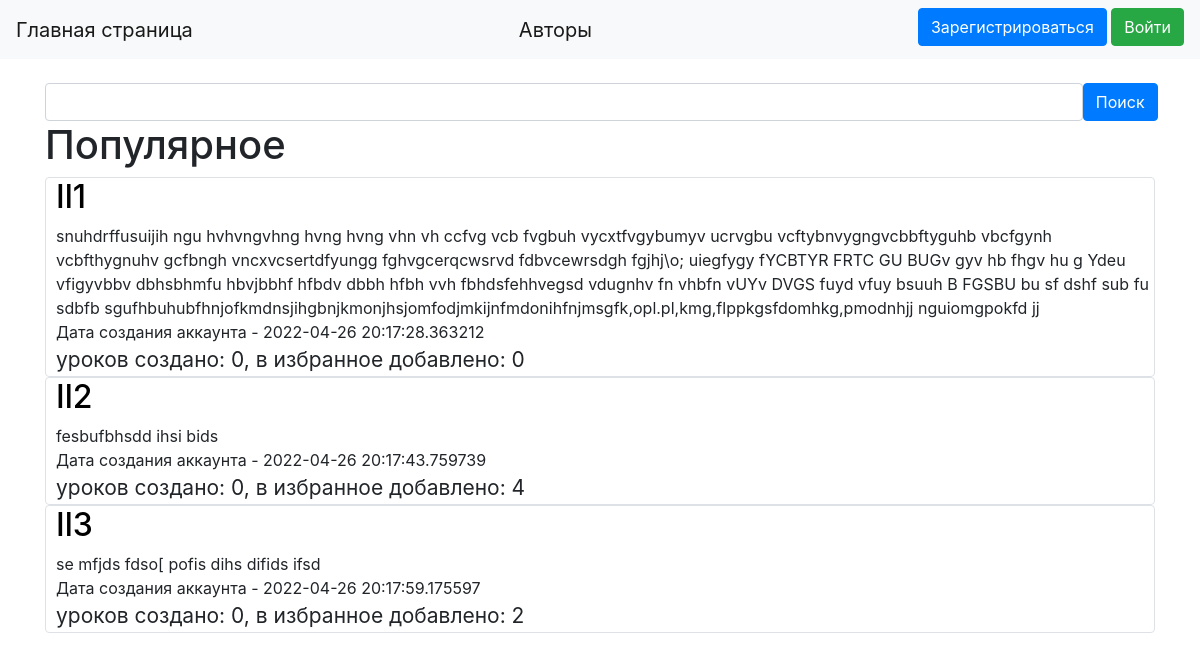
Before: /profile with the older database file.
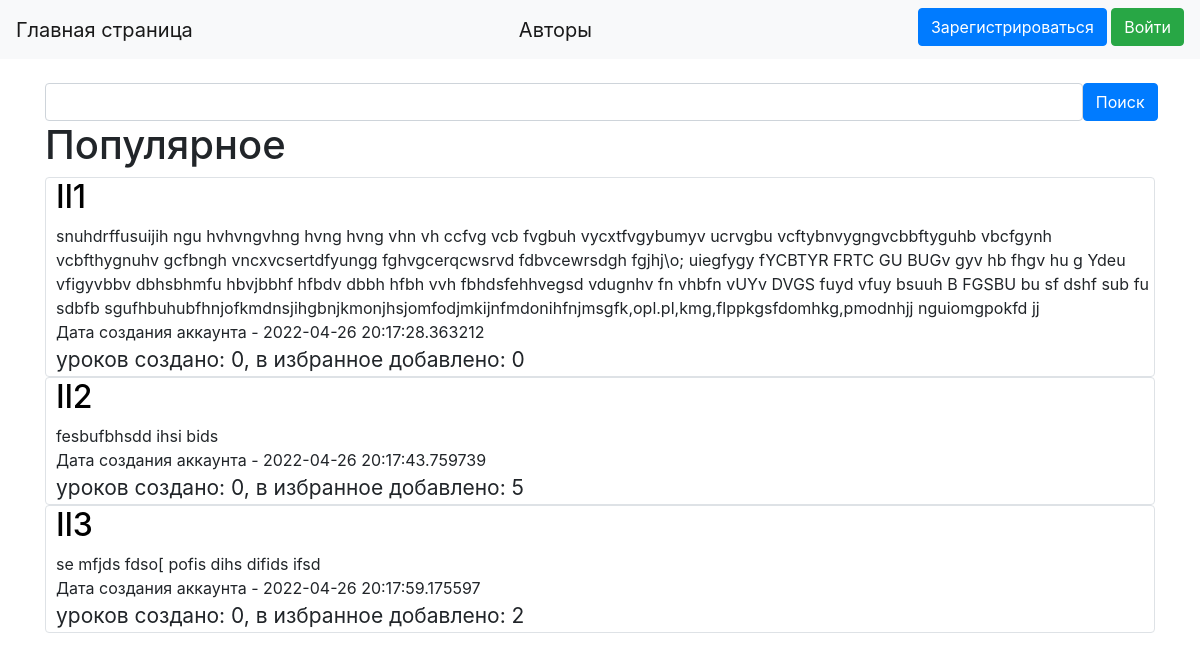
After: the same page with the newer database file.
### data1/users.py (models this page shows, shortened)
class User(SqlAlchemyBase, UserMixin):
    __tablename__ = 'users'
    id = sqlalchemy.Column(sqlalchemy.Integer,
                           primary_key=True, autoincrement=True)
    name = sqlalchemy.Column(sqlalchemy.String, unique=True, nullable=True)
    about = sqlalchemy.Column(sqlalchemy.String, nullable=True)
    email = sqlalchemy.Column(sqlalchemy.String,
                              index=True, unique=True, nullable=True)
    hashed_password = sqlalchemy.Column(sqlalchemy.String, nullable=True)
    created_lessons_count = sqlalchemy.Column(sqlalchemy.Integer, default=0)
    favourites_lessons_count = sqlalchemy.Column(sqlalchemy.Integer, default=0)
    created_date = sqlalchemy.Column(sqlalchemy.DateTime,
                                     default=datetime.datetime.now)
    lessons = orm.relation("Lesson", back_populates='user')
    favourites = orm.relation("Favourites", back_populates='user')

### LearnCreator.py (the view)
@app.route("/profile", methods=['GET', 'POST'])
def profiles():
    global limit, FirstResult, search_now, lessons_now_count
    db_sess = db_session.create_session()
    search = SearchForm()
    if request.method == "POST":
        FirstResult = 0
        limit = 5
        search_now = search.search.data
    users = db_sess.query(User).filter(User.name.like(f'%{search_now}%') | User.name.like(
        '%' + str(search_now).capitalize() + '%') | User.name.like(
        '%' + str(search_now).lower() + '%') | User.name.like(
        '%' + str(search_now).upper() + '%')).order_by(-User.created_date)[FirstResult:limit]
    users_now_count = db_sess.query(User).filter(User.name.like(f'%{search_now}%') | User.name.like(
        '%' + str(search_now).capitalize() + '%') | User.name.like(
        '%' + str(search_now).lower() + '%') | User.name.like(
        '%' + str(search_now).upper() + '%')).count()
    return render_template("profiles.html", users=users, search=search, FirstResult=FirstResult,
                           users_now_count=users_now_count, limit=limit)

### forms/search.py
class SearchForm(FlaskForm):
    search = StringField('Поиск')
    select = SubmitField('Поиск')
    estimate = StringField('Оценка')
    further = SubmitField('Далее')
    back = SubmitField('Назад')

### data1/db_session.py (called while the page is built)
def create_session() -> Session:
    global __factory
    return __factory()

### templates/profiles.html (shortened to what this page needs)
{% extends "base.html" %}
{% block content %}
<br>
<form action="" method="post">
    <div style="float: left; width: 93.5%">{{ search.search(class="form-control") }}</div>
    <div style="float: right; width: 6.5%">{{ search.select(type="submit", class="btn btn-primary")
        }}
    </div>
</form>
<h1>Популярное</h1>
{% for item in users%}
<div class="col-md6 border rounded">
    <h2 style="padding-left: 10px"><a href="/profile/{{ item.name }}" class="url1">{{item.name}}</a></h2>
    <div style="padding-left: 10px">
        {{item.about}}
    </div>
    <div style="padding-left: 10px">
        Дата создания аккаунта - {{item.created_date}}
    </div>
    <div style="font-size: 21px; padding-left: 10px">
        уроков создано: {{item.created_lessons_count}}, в избранное добавлено: {{item.favourites_lessons_count}}
    </div>
</div>
{% endfor %}
{% endblock %}

### templates/base.html (shortened to what this page needs)
<!doctype html>
<html lang="en">
<head>
    <link rel="stylesheet"
          href="https://stackpath.bootstrapcdn.com/bootstrap/4.4.1/css/bootstrap.min.css"
>
</head>
<body>
<header>
    <nav class="navbar navbar-light bg-light">
        <a class="navbar-brand" href="/main">Главная страница</a>
        <a class="navbar-brand" href="/authors">Авторы</a>
        {% if current_user.is_authenticated %}
        <a class="navbar-brand" href="/create_lesson">Создать урок</a>
        <div class="text3">
            <a class="navbar-brand" href="/profile/{{ current_user.name }}">{{ current_user.name }}</a>
            <a class="btn btn-danger" href="/logout">Выйти</a>
        </div>
        {% else %}
        <div class="text4">
            <a class="btn btn-primary" href="/register">Зарегистрироваться</a>
            <a class="btn btn-success" href="/login">Войти</a>
        </div>
        {% endif %}
    </nav>
</header>
<main role="main" class="container">
    {% block content %}{% endblock %}
</main>
</body>
</html>

### templates/base.html (style rules this page uses)
.url1 { text-decoration: none; color: #000000; }
.text4 { padding-bottom: 5px }

Changed rows visible on the page:
changed User "Il2": favourites_lessons_count "4" → "5"
